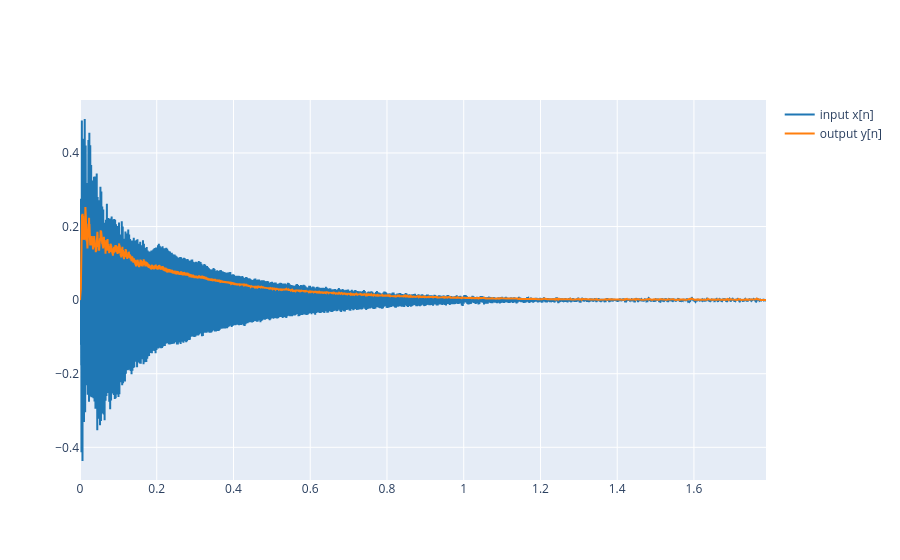

Here is the notebook cell this chart was saved with:
### Markdown cell above
2.2 Load your reference signal and calculate its envelope using the function you designed. Plot the reference signal and envelope in the same figure.

### Code cell
filepath = "sis1_group7/audio/136954__stomachache__gsharp1.wav"
ref, fs = load_audio(filepath)

envelope_ref = envelope(ref, 100)

plot_signals([ref, envelope_ref], fs, name=['input x[n]', 'output y[n]'])

### Figure 1 — Plotly figure (JSON) as saved in the notebook; plotly's stock layout.template omitted (floating-point values rounded to 4 significant figures; data arrays with more than 128 entries replaced by an {"elided": "..."} marker saying what was removed)
{"data": [{"line": {"color": "#1f77b4", "shape": "linear"}, "mode": "lines", "name": "input x[n]", "type": "scatter", "x": {"elided": "78840 float values"}, "y": {"elided": "78840 float values"}}, {"line": {"color": "#ff7f0e", "shape": "linear"}, "mode": "lines", "name": "output y[n]", "type": "scatter", "x": {"elided": "78840 float values"}, "y": {"elided": "78840 float values"}}], "layout": {}}
